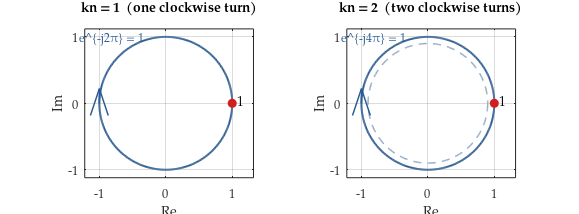

MATLAB code for this plot:
% Unit-circle view of e^{-j2pi kn} = 1 for integer kn.
% Usage (from repo root): octave figures/plot_exp_j2pi_kn.m

function plot_exp_j2pi_kn()
  out_dir = fileparts(mfilename('fullpath'));
  out_pdf = fullfile(out_dir, 'exp_j2pi_kn.pdf');

  plot_font = 'TeX Gyre Pagella';
  accent_color = [40, 90, 145] / 255;  % ee483link
  point_color = [0.82, 0.12, 0.12];
  circle_color = [0.78, 0.78, 0.78];

  fig_w = 5.8;
  fig_h = 2.15;
  figure('visible', 'off', 'color', 'w', 'units', 'inches', 'position', [0, 0, fig_w, fig_h]);
  set(0, 'defaulttextinterpreter', 'none');
  set(0, 'defaultaxesfontname', plot_font);
  set(0, 'defaulttextfontname', plot_font);

  draw_panel(1, 1, accent_color, circle_color, point_color);
  draw_panel(2, 2, accent_color, circle_color, point_color);

  set(gcf, 'PaperUnits', 'inches', 'PaperSize', [fig_w, fig_h], ...
    'PaperPosition', [0, 0, fig_w, fig_h]);

  print(out_pdf, '-dpdf', '-painters');
  fprintf('Wrote %s\n', out_pdf);
end

function draw_panel(panel_idx, num_turns, accent_color, circle_color, point_color)
  subplot(1, 2, panel_idx);
  hold on;
  axis equal;
  box on;
  grid on;
  set(gca, 'GridAlpha', 0.16, 'FontSize', 9, 'LineWidth', 0.6, ...
    'XTick', [-1, 0, 1], 'YTick', [-1, 0, 1]);

  th = linspace(0, 2 * pi, 400);
  plot(cos(th), sin(th), 'Color', circle_color, 'LineWidth', 0.8);

  radii = linspace(0.90, 1.00, num_turns);
  for turn = 1:num_turns
    t0 = 2 * pi * (turn - 1);
    t1 = 2 * pi * turn;
    t = linspace(t0, t1, 420);
    r = radii(turn);

    if turn < num_turns
      line_color = accent_color * 0.55 + [1, 1, 1] * 0.45;
      line_style = '--';
      line_width = 1.05;
    else
      line_color = accent_color;
      line_style = '-';
      line_width = 1.45;
    end

    plot(r * cos(t), -r * sin(t), 'Color', line_color, ...
      'LineStyle', line_style, 'LineWidth', line_width);
  end

  plot(1, 0, 'o', 'MarkerSize', 6, ...
    'MarkerFaceColor', point_color, 'MarkerEdgeColor', point_color);
  text(1.08, 0.05, '1', 'FontSize', 9.5, 'HorizontalAlignment', 'left', ...
    'VerticalAlignment', 'middle');

  arrow_turn = num_turns;
  arrow_r = radii(arrow_turn);
  arrow_t = 2 * pi * (arrow_turn - 0.5);
  draw_tangent_arrow(arrow_r, arrow_t, accent_color);

  if num_turns == 1
    title('kn = 1  (one clockwise turn)');
    formula = 'e^{-j2π} = 1';
  else
    title('kn = 2  (two clockwise turns)');
    formula = 'e^{-j4π} = 1';
  end

  text(0.02, 0.98, formula, 'Units', 'normalized', ...
    'HorizontalAlignment', 'left', 'VerticalAlignment', 'top', ...
    'FontSize', 8.5, 'Color', accent_color);

  xlim([-1.22, 1.32]);
  ylim([-1.12, 1.12]);
  xlabel('Re');
  ylabel('Im');

  loose = get(gca, 'LooseInset');
  set(gca, 'LooseInset', [loose(1), max(loose(2), 0.12), loose(3), loose(4)]);
end

function draw_tangent_arrow(r, t, color)
  x = r * cos(t);
  y = -r * sin(t);
  dx = -r * sin(t);
  dy = -r * cos(t);
  scale = 0.22 / hypot(dx, dy);
  quiver(x, y, dx * scale, dy * scale, 0, ...
    'Color', color, 'LineWidth', 1.05, 'MaxHeadSize', 1.1);
end

plot_exp_j2pi_kn();
